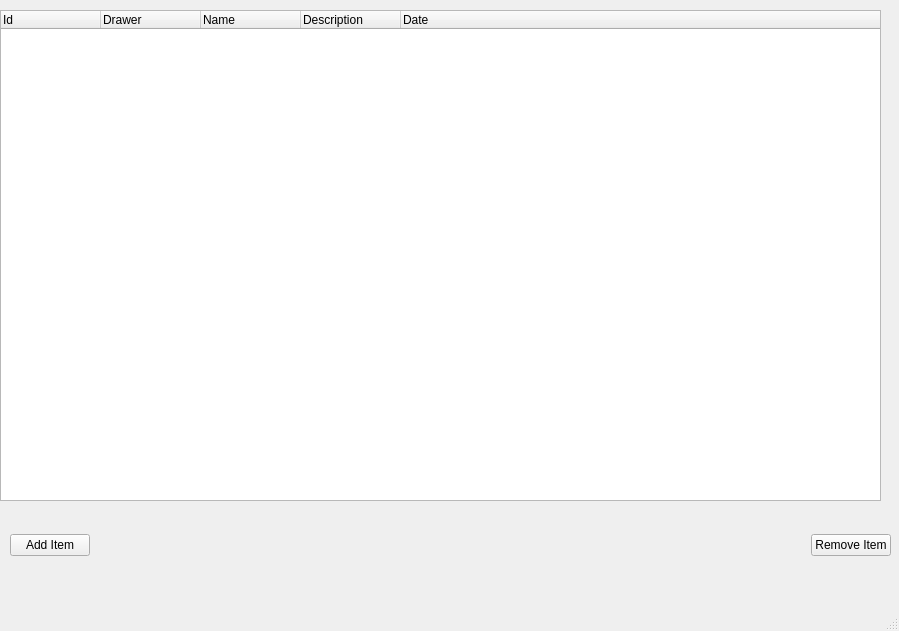
<?xml version="1.0" encoding="UTF-8"?>
<ui version="4.0">
 <class>MainWindow</class>
 <widget class="QMainWindow" name="MainWindow">
  <property name="geometry">
   <rect>
    <x>0</x>
    <y>0</y>
    <width>899</width>
    <height>631</height>
   </rect>
  </property>
  <property name="windowTitle">
   <string>MainWindow</string>
  </property>
  <widget class="QWidget" name="centralwidget">
   <widget class="QWidget" name="horizontalLayoutWidget">
    <property name="geometry">
     <rect>
      <x>10</x>
      <y>510</y>
      <width>881</width>
      <height>71</height>
     </rect>
    </property>
    <layout class="QHBoxLayout" name="horizontalLayout">
     <item>
      <widget class="QPushButton" name="addButton">
       <property name="text">
        <string>Add Item</string>
       </property>
      </widget>
     </item>
     <item>
      <spacer name="horizontalSpacer">
       <property name="orientation">
        <enum>Qt::Horizontal</enum>
       </property>
       <property name="sizeHint" stdset="0">
        <size>
         <width>30</width>
         <height>20</height>
        </size>
       </property>
      </spacer>
     </item>
     <item>
      <widget class="QPushButton" name="removeButton">
       <property name="text">
        <string>Remove Item</string>
       </property>
      </widget>
     </item>
    </layout>
   </widget>
   <widget class="QTreeWidget" name="treeWidget">
    <property name="geometry">
     <rect>
      <x>0</x>
      <y>10</y>
      <width>881</width>
      <height>491</height>
     </rect>
    </property>
    <column>
     <property name="text">
      <string>Id</string>
     </property>
    </column>
    <column>
     <property name="text">
      <string>Drawer</string>
     </property>
    </column>
    <column>
     <property name="text">
      <string>Name</string>
     </property>
    </column>
    <column>
     <property name="text">
      <string>Description</string>
     </property>
    </column>
    <column>
     <property name="text">
      <string>Date</string>
     </property>
    </column>
   </widget>
  </widget>
  <widget class="QMenuBar" name="menubar">
   <property name="geometry">
    <rect>
     <x>0</x>
     <y>0</y>
     <width>899</width>
     <height>21</height>
    </rect>
   </property>
  </widget>
  <widget class="QStatusBar" name="statusbar"/>
 </widget>
 <resources/>
 <connections/>
</ui>
